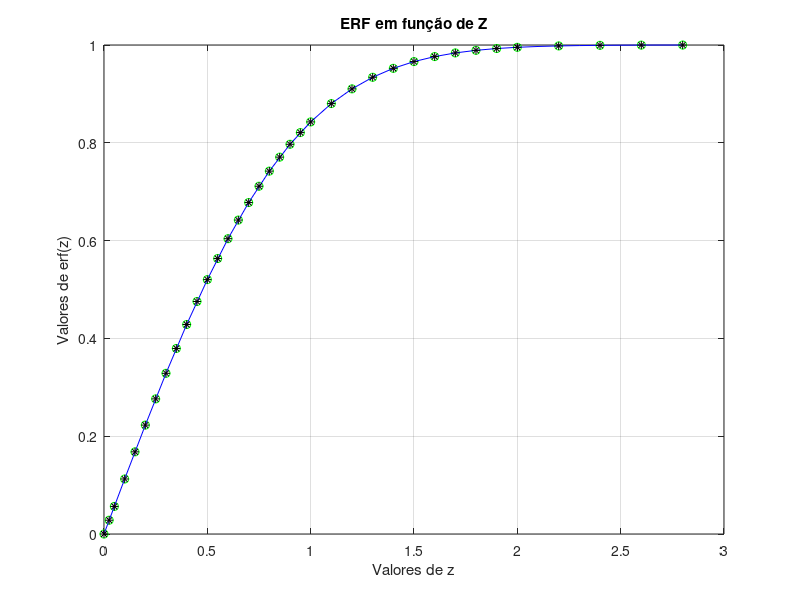

This chart was generated by the following MATLAB code:
disp('===================================================================')
fprintf('\nA interpolação Numérica de 3ª Ordem Aplicada na Resolução')
fprintf('\nde Problemas das Engenharias via Modelagem Computacional ')
fprintf('\nAutores: Hugo da Silva, Maurício Ribeiro, Denis C. L. Costa,')
fprintf('\n         Heictor Costa & Lucas Pompeu')
fprintf('\nGrupo de Pesquisa: GM²SC - gm2sc.ananindeua@ifpa.edu.br')
fprintf('\nGRADIENTE DE MODELAGEM MATEMÁTICA E SIMULAÇÃO COMPUTACIONAL')
fprintf('\nINSTITUTO FEDERAL DE CIÊNCIA E TECNOLOGIA DO PARÁ - IFPA')
fprintf('\n              Campus Ananindeua')
fprintf('\nwebsite: http://ananindeua.ifpa.edu.br')
disp('===================================================================')
%%
fprintf('\n>>>>>>>>>>>>>>> PROGRAMA 03 - calculoz <<<<<<<<<<<<<<<<\n\n')
disp('') 
% Vetor z
z = [0.000 0.025 0.050 0.100 0.150 0.200 0.250 0.300 0.350 0.400 0.450 0.500...
     0.550 0.600 0.650 0.700 0.750 0.800 0.850 0.900 0.950 1.000 1.100 1.200...
     1.300 1.400 1.500 1.600 1.700 1.800 1.900 2.000 2.200 2.400 2.600 2.800];
a = length(z)
% Vetor erf
erfz = [0.0000 0.0282 0.0564 0.1125 0.1680 0.2227 0.2763 0.3286 0.3794 0.4284 0.4755 0.5202...
        0.5633 0.6039 0.6420 0.6778 0.7112 0.7421 0.7707 0.7970 0.8209 0.8427 0.8802 0.9103...
        0.9340 0.9523 0.9661 0.9763 0.9838 0.9891 0.9928 0.9953 0.9981 0.9993 0.9998 0.9999]; 
b = length(erfz)
z1 = [0: 0.1 :2.8];
erfz1 = spline(z,erfz,z1);
z_interpol=input('Entre com o valor de z_interpol --> ');
disp('O valor INTERPOLADO de erf é  >>>')
ERF_INTERPOL=abs(spline(z,erfz,z_interpol));
formatSpec = 'ERF_INTERPOL = %4.4f \n';
fprintf(formatSpec,ERF_INTERPOL)
disp('Tecle para visualizar o gráfico')
pause
figure (1)
plot (z,erfz,'og',z1,erfz1,'b',z,erfz,'*k');
title (' ERF em função de Z ');
xlabel(' Valores de z ');
ylabel ( 'Valores de erf(z)');
text(z_interpol,ERF_INTERPOL, '\leftarrow erf(z)')
% legend('ERF INTERPOL','Z')
axis([0,3,0,1]);
grid on